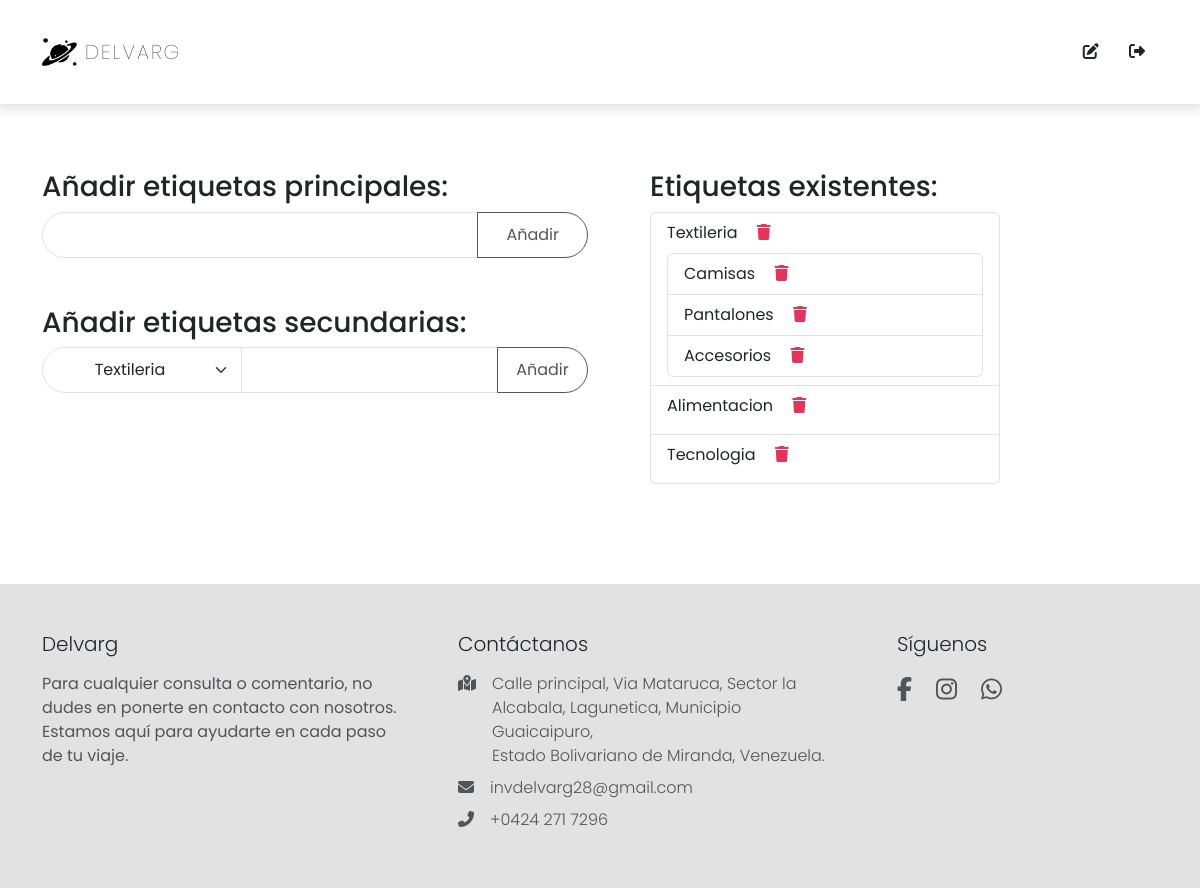
Screenshot of /tags (signed in) with the database file from the repository.
### website/models.py (models this page shows)
class Tags(db.Model):
    id = db.Column(db.Integer, primary_key=True)
    tag_name = db.Column(db.String(150))
    parent_tag_id = db.Column(db.Integer, db.ForeignKey("tags.id"))
    parent_tag = db.relationship(
        "Tags", remote_side=[id], backref=db.backref("child_tags", lazy="joined")
    )

### website/views.py (the view, shortened to what this page needs)
@views.route("/tags", methods=["GET", "POST"])
@login_required
@admin_id_required
def tags():
    nobars = True
    main_tags = get_main_tags()
    return render_template(
        "edit_tags.html", nobars=nobars, user=current_user, main_tags=main_tags
    )

### website/__init__.py (called while the page is built)
def create_app():
    app = Flask(__name__)
    app.config["SECRET_KEY"] = "tuve fe chamo"
    app.config["SQLALCHEMY_DATABASE_URI"] = f"sqlite:///{DB_NAME}"
    db.init_app(app)
    from .views import views
    from .auth import auth
    app.register_blueprint(views, url_prefix="/")
    app.register_blueprint(auth, url_prefix="/")
    from .models import User, Cart
    with app.app_context():
        db.create_all()
    login_manager = LoginManager()
    login_manager.login_view = "auth.login"
    login_manager.init_app(app)
    @login_manager.user_loader
    def load_user(id):
        return User.query.get(int(id))
    return app

### website/auth.py (called while the page is built)
def admin_id_required(f):
    @wraps(f)
    def decorated_function(*args, **kwargs):
        user = current_user
        if not user:
            flash("No tan rapido vaquero.", "danger")
            return redirect(url_for("login"))
        expected_user_id = 1
        if user.id != expected_user_id:
            flash("Nu-uh.", "danger")
            return redirect(url_for("views.home"))
        return f(*args, **kwargs)
    return decorated_function

### website/views.py (called while the page is built)
def get_main_tags():
    return Tags.query.filter_by(parent_tag_id=None).all()

### website/templates/edit_tags.html
{% extends "base.html" %} {% block title %}Editar etiquetas{% endblock %} {%
block content %}
<div class="row" style="padding: 170px 0px 100px 0px">
  <div class="col-md-6">
    <h3>Añadir etiquetas principales:</h3>
    <form method="POST" action="{{ url_for('views.tags') }}" class="mb-5">
      <div class="input-group">
        <input
          type="text"
          class="form-control"
          style="border-top-left-radius: 25px; border-bottom-left-radius: 25px"
          name="main_tag"
          id="main_tag"
          required
        />
        <button class="btn btn-primary" type="submit">Añadir</button>
      </div>
    </form>
    <h3 class="mt-4">Añadir etiquetas secundarias:</h3>
    <form method="POST" action="{{ url_for('views.tags') }}" class="mb-5">
      <div class="input-group">
        <select
          class="form-select text-center text-capitalize"
          name="main_tag_id"
          style="
            border-top-left-radius: 25px;
            border-bottom-left-radius: 25px;
            max-width: 200px;
          "
          required
        >
          {% for main_tag in main_tags %}
          <option value="{{ main_tag.id }}" class="text-capitalize">
            {{ main_tag.tag_name }}
          </option>
          {% endfor %}
        </select>
        <input
          type="text"
          class="form-control col-md-6"
          name="secondary_tag"
          id="secondary_tag"
          required
        />
        <button
          class="btn btn-primary col-md-2"
          type="submit"
          style="padding: 10px 0px"
        >
          Añadir
        </button>
      </div>
    </form>
  </div>
  <div class="col-md-6" style="padding-left: 50px">
    <h3>Etiquetas existentes:</h3>
    <ul class="list-group" style="width: 350px">
      {% for main_tag in main_tags %}
      <li class="list-group-item text-capitalize">
        {{ main_tag.tag_name }}
        <a
          href="{{ url_for('views.delete_tag', tag_id=main_tag.id) }}"
          class="btn-outline-none"
          style="
            color: #e5345b;
            border-color: rgb(255, 255, 255, 0);
            background-color: rgb(255, 255, 255, 0);
            padding-left: 15px;
          "
        >
          <i class="fas fa-trash"></i>
        </a>
        <ul class="list-group mt-2">
          {% for secondary_tag in main_tag.child_tags %}
          <li class="list-group-item">
            {{ secondary_tag.tag_name }}
            <a
              href="{{ url_for('views.delete_tag', tag_id=secondary_tag.id) }}"
              class="btn-outline-none"
              style="
                color: #e5345b;
                border-color: rgb(255, 255, 255, 0);
                background-color: rgb(255, 255, 255, 0);
                padding-left: 15px;
              "
            >
              <i class="fas fa-trash"></i>
            </a>
          </li>
          {% endfor %}
        </ul>
      </li>
      {% endfor %}
    </ul>
  </div>
</div>
{% endblock %}

### website/static/css/styles.css (style rules this page uses)
:root { --lg-font: "Poppins", sans-serif; --sm-font: "Poppins", sans-serif; --pink: #e5345b; }
body { font-family: var(--sm-font); }
.btn:not(.nav-btns button) { background-color: #fff; color: rgb(85, 85, 85); padding: 10px 28px; border-radius: 25px; border: 1px solid rgb(85, 85, 85); }

### rows the page displays
Tags: tag_name "Textileria"
Tags: tag_name "Camisas"
Tags: tag_name "Pantalones"
Tags: tag_name "Accesorios"
Tags: tag_name "Alimentacion"
Tags: tag_name "Tecnologia"

### other values shown
form field main_tag_id "textileria"
